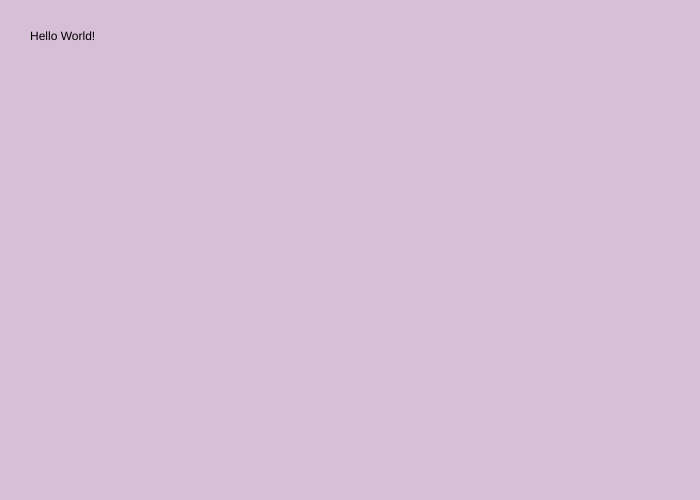
Frame 1 (no input)
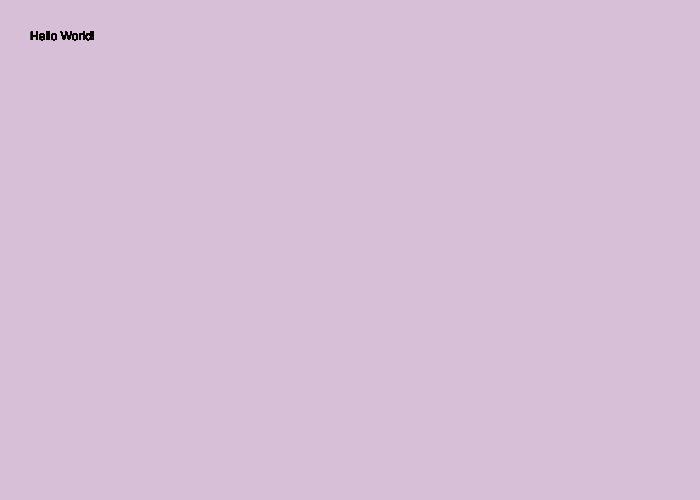
Frame 60 (no input)
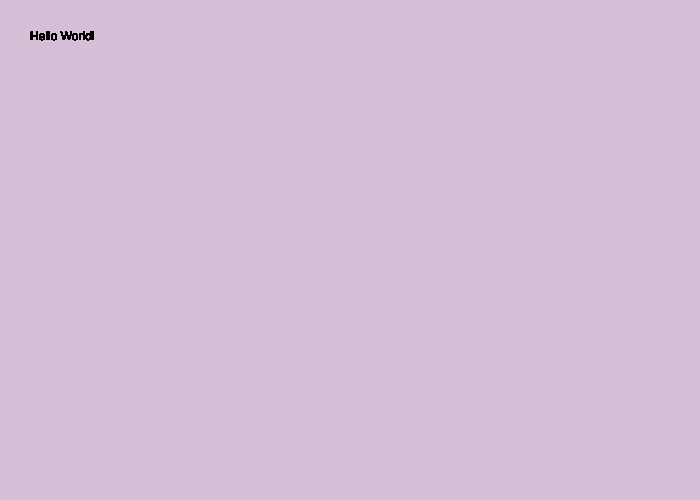
Frame 120 (the mouse pressed at the canvas centre since frame 60)

The p5.js sketch that drew these frames (run headless with seeded random() and noise() and a simulated clock; from frame 60 on, the mouse is pressed at the canvas centre):

// p5.js sketch
// ── sketch.js
/*
Name: sketch.js
Last Modified: 1/27/2019
Author: E.C.Pina
*/

// Delcaring the setup function
function setup () {

  // creating a canvas that is 700 px wide and 500px high
  createCanvas (700, 500);

  // making the background 'thistle/soft purple'
  background ('thistle')
}

  // declaring the draw function
function draw () {

  // telling p5 to print the text string as "Hello World!"
  // This is going to be positioned at (x: 20, y:30)
  text ("Hello World!", 30, 40);
}
